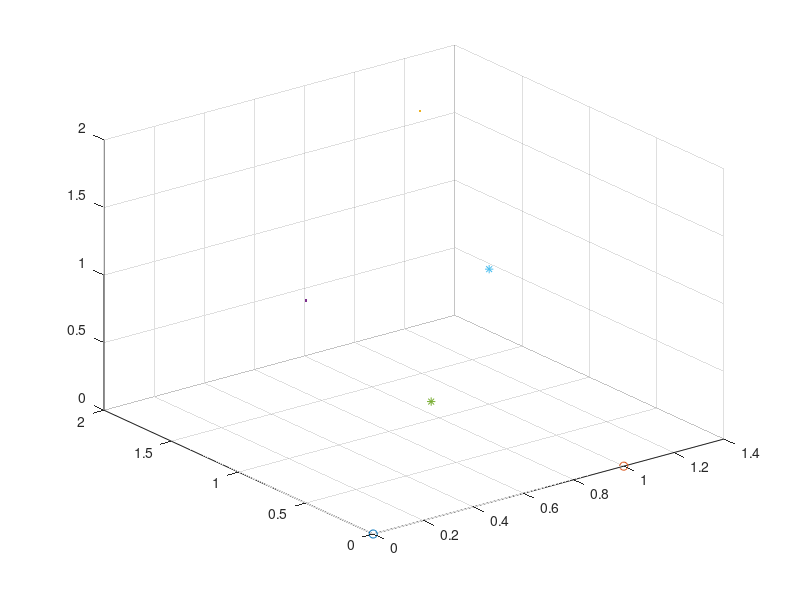

MATLAB code for this plot:
clc;
clear all;
close all;


pattern=[1.1 1.7 1.8;0 0 0;0 0.5 1.5;1 0 0;0.5 0.5 0.5;1 1 1];
[row1, column1] = size(pattern);
w = [0.4 0.6 0.2;0.1 0.1 0.5;0.5 0.5 0.5];
[row2, column2] = size(w);

iter=10;
eta=0.5;
D=1;


topology=[2 1 3];
epochs=100;



for k=1:epochs
    for i=1:row1
        for j=1:row2
            ed(j)=sum((w(j,:)-pattern(i,:)).^2);
        end
        winner= find(ed==min(ed));
        
        index= find(topology==winner(1));
        lower_lim= index - D;
        higher_lim= index - D;
        
        if lower_lim<1
            lower_lim=1;
        end
        
        if higher_lim>length(topology)
            higher_lim=length(topology);
        end
        
        delta = topology(lower_lim:higher_lim);
        
        for j=delta
            delta_w= eta*(pattern(i,:)-w(j,:));
            w(j,:)=w(j,:)+delta_w;
        end
        
        
        cluster(i)=winner(1);
    end
end

disp('Final Weight Matrix:');
disp(w);
disp('         input pattern            clusters');
disp([pattern cluster.']);

scatter3(pattern(2,1),pattern(2,2),pattern(2,3),'ob');hold on;
scatter3(pattern(4,1),pattern(4,2),pattern(4,3),'ob');hold on;

scatter3(pattern(1,1),pattern(1,2),pattern(1,3),'.k');hold on;
scatter3(pattern(3,1),pattern(3,2),pattern(3,3),'.k');hold on;

scatter3(pattern(5,1),pattern(5,2),pattern(5,3),'*r');hold on;
scatter3(pattern(6,1),pattern(6,2),pattern(6,3),'*r');hold on;